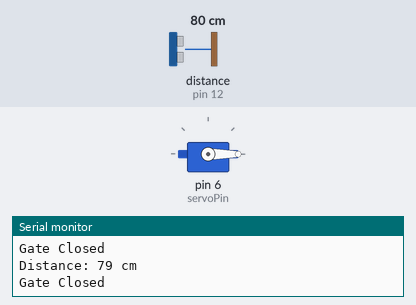
Simulated run of this sketch. Board: Arduino Uno, built with avr-gcc and run on an emulated ATmega328P. Shown: servo, the last lines printed to the serial monitor. Wiring (inferred from the names in the program): ultrasonic range finder: trigger pin 11; echo pin 12. The test bench sets the inputs (shaded band); at power-on: distance to the obstacle (sensor on pin 12) 80 cm. The echo pulse lasts 58.3 µs per cm.

Above: at 1.8 s.
1.9 s: distance to the obstacle (sensor on pin 12) set to 2 cm
At 3.2 s:
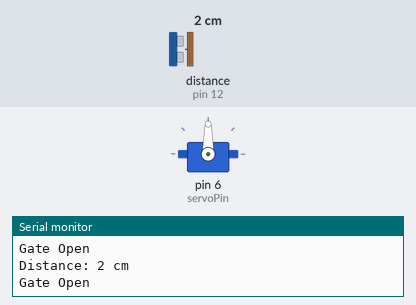
3.5 s: distance to the obstacle (sensor on pin 12) set to 9 cm
5.2 s: distance to the obstacle (sensor on pin 12) set to 12 cm
At 6.4 s:
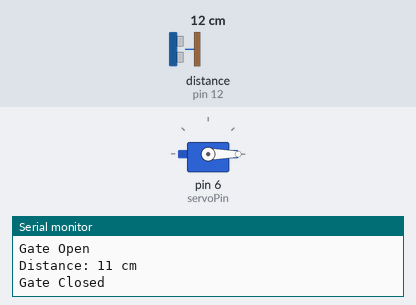
7.5 s: distance to the obstacle (sensor on pin 12) set to 4 cm
At 9.2 s:
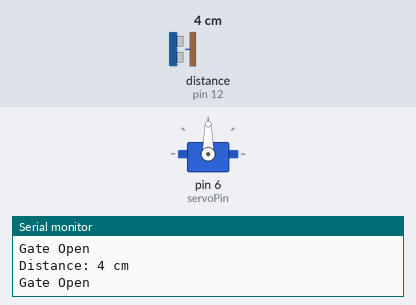
Timing chart, 0 to 10.5 s (numbered marks = the images above; inputs shaded):
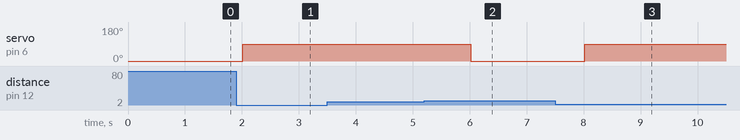

Measured:
- the behaviour switches between 10 and 11 cm on distance to the obstacle (sensor on pin 12) (found by bisection; images 1 and 2)
- after the input at 1.9 s, servo on pin 6 (servoPin): 0° → 90° after 0.11 s
- after the input at 5.2 s, servo on pin 6 (servoPin): 90° → 0° after 0.82 s
- after the input at 7.5 s, servo on pin 6 (servoPin): 0° → 90° after 0.52 s

The sketch:

Arduino_org_TOLLGATE.ino
```cpp
#include <Servo.h>


const int trigPin = 11;
const int echoPin = 12;

const int servoPin = 6;

Servo gateServo;

const int distanceThreshold = 10;

void setup() {

  Serial.begin(9600);

  pinMode(trigPin, OUTPUT);
  pinMode(echoPin, INPUT);


  gateServo.attach(servoPin);

  gateServo.write(0); // 0 degrees
}

void loop() {
  long duration, distance;
  digitalWrite(trigPin, LOW);
  delayMicroseconds(2);
  digitalWrite(trigPin, HIGH);
  delayMicroseconds(10);
  digitalWrite(trigPin, LOW);
  duration = pulseIn(echoPin, HIGH);
  distance = (duration / 2) / 29.1;

  Serial.print("Distance: ");
  Serial.print(distance);
  Serial.println(" cm");

  if (distance < distanceThreshold) {

    gateServo.write(90);
    Serial.println("Gate Open");
  } else {

    gateServo.write(0);
    Serial.println("Gate Closed");
  }


  delay(1000);
}
```
